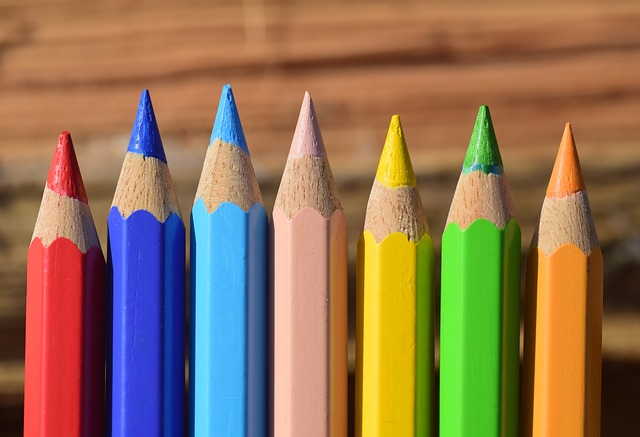
#> input picture Assignment_1/img2.jpg, 640 x 437 px
$ python ques5a.py
#> lines starting #> are read from the running program, lines starting #| are printed output that depends on the picture
import cv2
import numpy as np

image = cv2.imread('img2.jpg', 0)
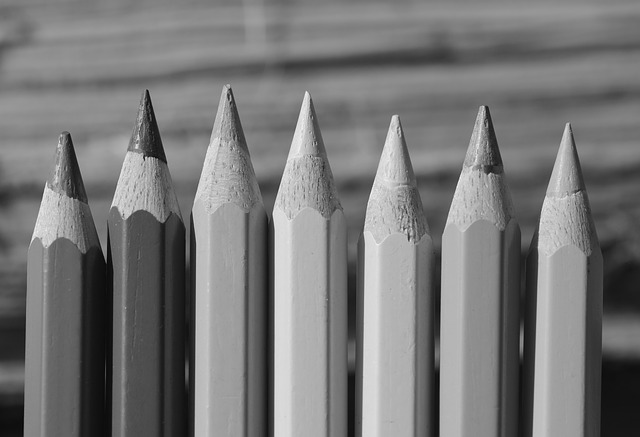
#> image: shape (437, 640); min 3, max 248, mean 119.6

mu = np.mean(image)
#> mu = 119.6
sigma = np.std(image)
#> sigma = 48.06

img = np.divide(np.subtract(image, mu), sigma)
print(image.shape)
#| (437, 640)

cv2.imshow("image", image)
cv2.imshow("whitened image", img)
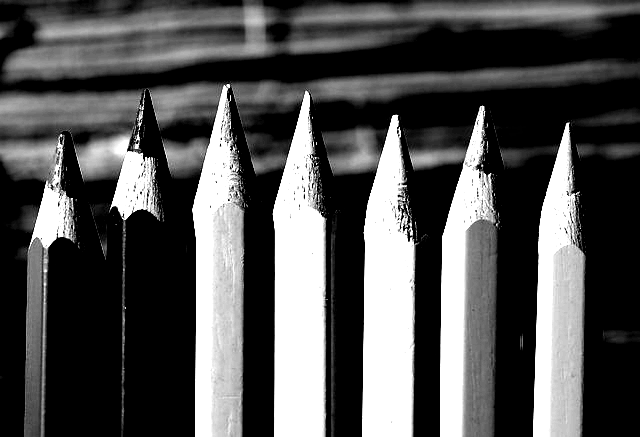
#> window 'whitened image': shape (437, 640); min 0, max 255, mean 81.8
cv2.waitKey(0)
cv2.destroyAllWindows()

$ run again, with Assignment_1/img1.jpg copied over Assignment_1/img2.jpg
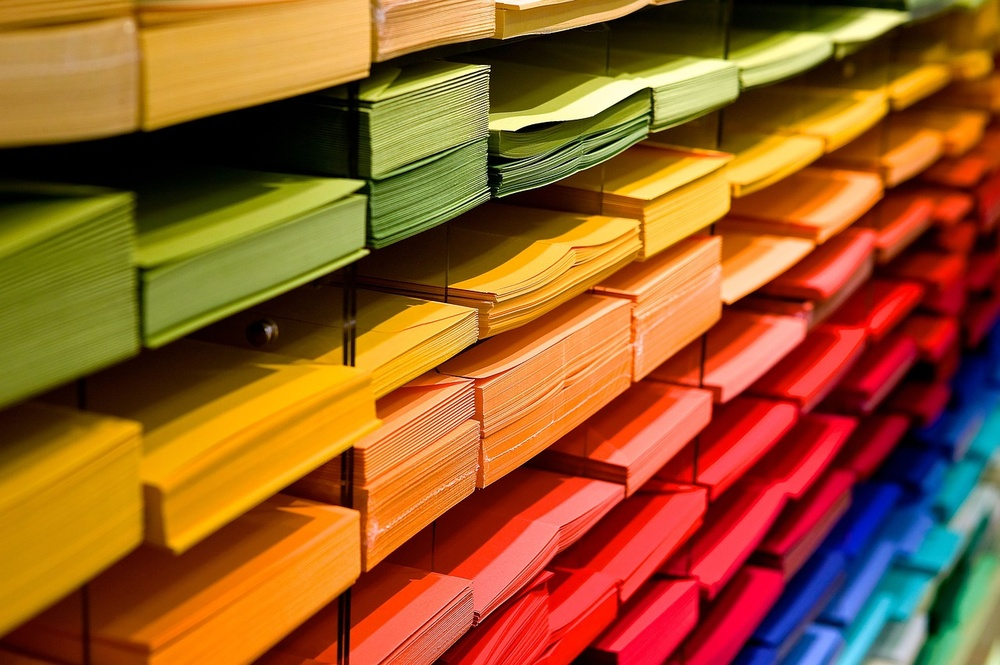
#> input picture Assignment_1/img1.jpg, 1000 x 665 px, shrunk from 1280 x 851 before the run
#> `image = cv2.imread('img2.jpg', 0)`:
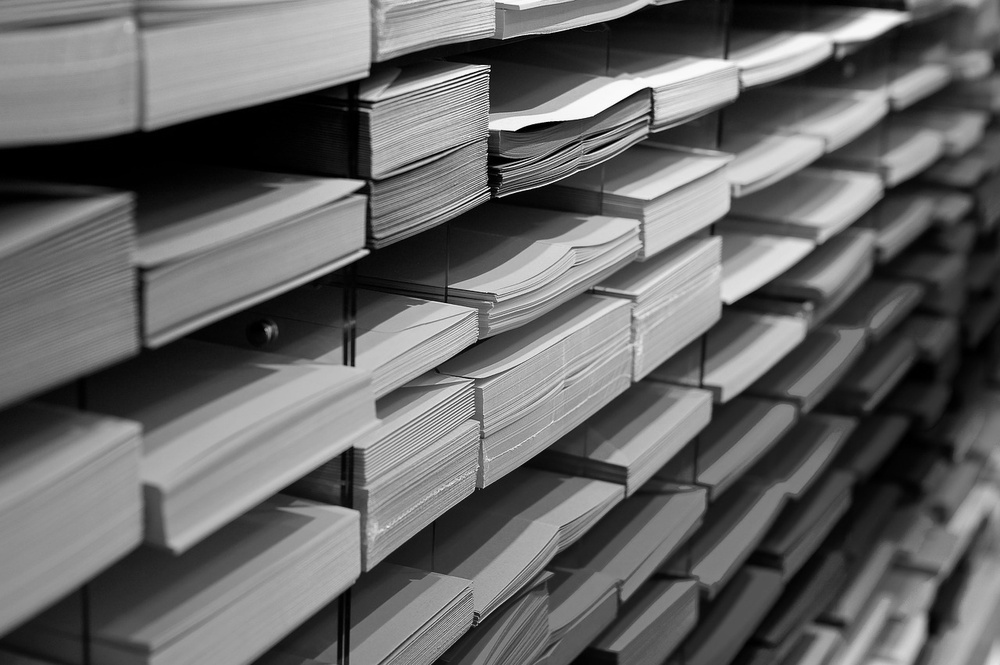
#> image: shape (665, 1000); min 0, max 255, mean 103.3
#> mu = 103.3
#> sigma = 62.59
#| (665, 1000)
#> `cv2.imshow("whitened image", img)`:
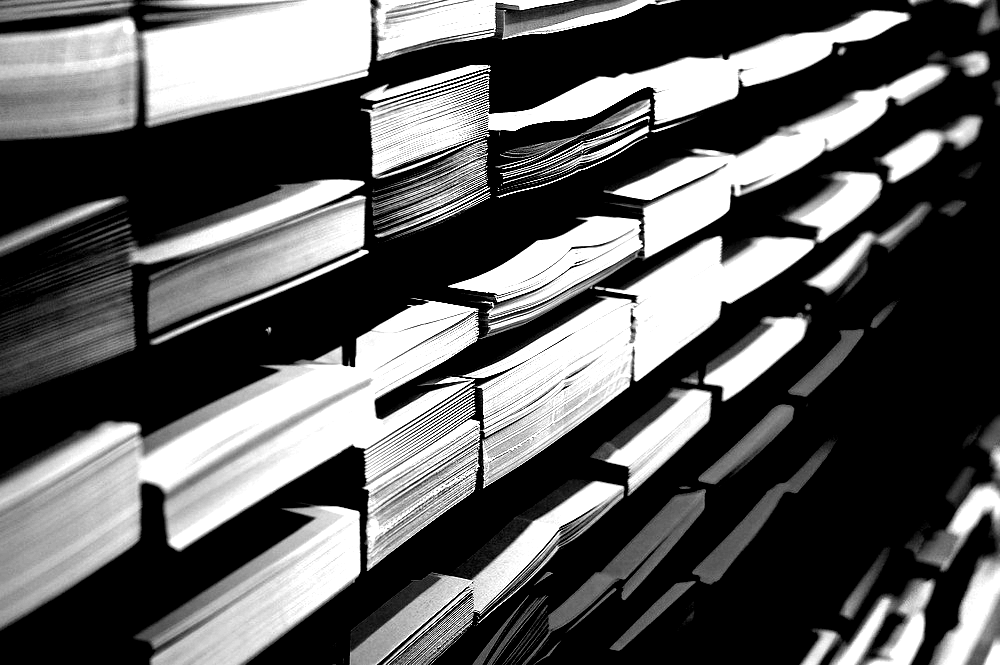
#> window 'whitened image': shape (665, 1000); min 0, max 255, mean 93.6

$ run again, with Assignment_1/img4.jpg copied over Assignment_1/img2.jpg
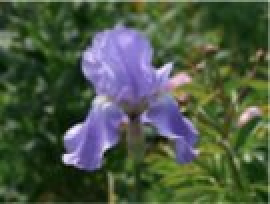
#> input picture Assignment_1/img4.jpg, 135 x 102 px (shown 2 times larger)
#> `image = cv2.imread('img2.jpg', 0)`:
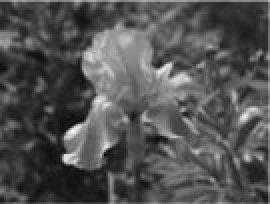
#> image: shape (102, 135) (shown 2 times larger); min 10, max 249, mean 82.3
#> mu = 82.25
#> sigma = 40.4
#| (102, 135)
#> `cv2.imshow("whitened image", img)`:
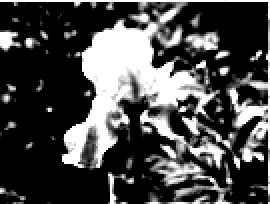
#> window 'whitened image': shape (102, 135) (shown 2 times larger); min 0, max 255, mean 74.5
